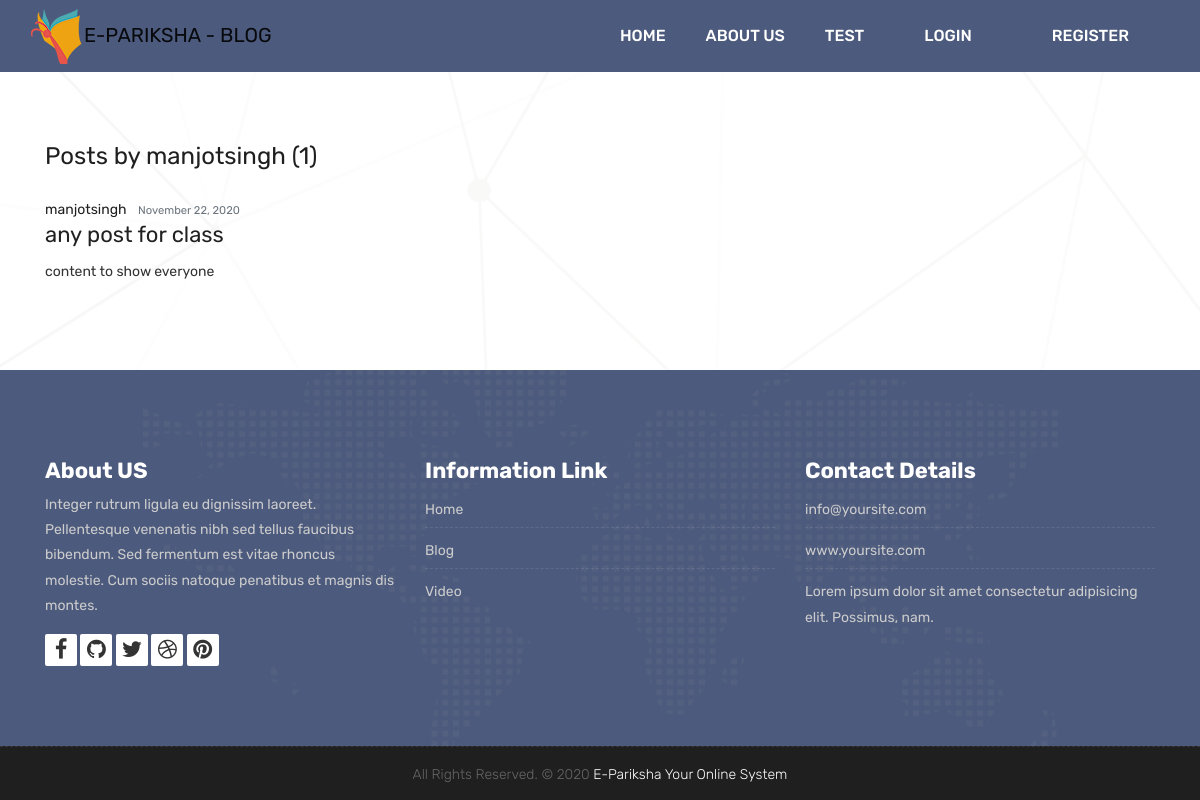
Page /blog/user/manjotsingh on the committed database.
### blog/models.py (models this page shows, shortened)
class Post(models.Model):
    title = models.CharField(max_length=100)
    important = models.BooleanField(default=False)
    content = models.TextField()
    date_posted = models.DateTimeField(default=timezone.now)
    author = models.ForeignKey(User, on_delete=models.CASCADE)

### blog/views.py (the view)
# urls.py: path('user/<str:username>', UserPostListView.as_view(), name='user-posts'),
class UserPostListView(ListView):
    model = Post
    template_name = 'blog/user_posts.html'  # <app>/<model>_<viewtype>.html
    context_object_name = 'posts'
    paginate_by = 5
    def get_queryset(self):
        user = get_object_or_404(User, username=self.kwargs.get('username'))
        return Post.objects.filter(author=user).order_by('-date_posted')

### blog/templates/blog/user_posts.html (shortened to what this page needs)
{% extends "tester/base.html" %}
{% block content %}
    <h1 class="mb-3">Posts by {{ view.kwargs.username }} ({{ page_obj.paginator.count }})</h1>
    {% for post in posts %}
        <article class="media content-section   {{ post.important }}">
          <div class="media-body">
            <div class="article-metadata">
              <a class="mr-2" href="{% url 'user-posts' post.author.username %}">{{ post.author }}</a>
              <small class="text-muted">{{ post.date_posted|date:"F d, Y" }}</small>
            </div>
            <h2><a class="article-title" href="{% url 'post-detail' post.id %}">{{ post.title }}</a></h2>
            <p class="article-content">{{ post.content }}</p>
          </div>
        </article>
    {% endfor %}
{% endblock content %}

### tester/static/tester/style.css (style rules this page uses)
body { color: #333333; font-size: 14px; font-family: 'Rubik', sans-serif; line-height: 1.80857; }
html, body { height: 100%; }
a { color: #1f1f1f; text-decoration: none !important; outline: none !important; -webkit-transition: all .3s ease-in-out; -moz-transition: all .3s ease-in-out; -ms-transition: all .3s ease-in-out; -o-transition: all .3s ease-in-out; transition: all .3s ease-in-out; }
h1, h2, h3, h4, h5, h6 { letter-spacing: 0; font-weight: normal; position: relative; padding: 0 0 10px 0; font-weight: normal; line-height: 120% !important; color: #1f1f1f; margin: 0 }
h1 { font-size: 24px }
h2 { font-size: 22px }
h1 a, h2 a, h3 a, h4 a, h5 a, h6 a { color: #212121; text-decoration: none !important; opacity: 1 }
a { color: #1f1f1f; text-decoration: none; outline: none; }

### rows in the picture
Post: author "manjotsingh", date_posted "November 22, 2020", title "any post for class", content "content to show everyone"

### other values in the picture
{{ view.kwargs.username }} "manjotsingh"
{{ page_obj.paginator.count }} "1"
